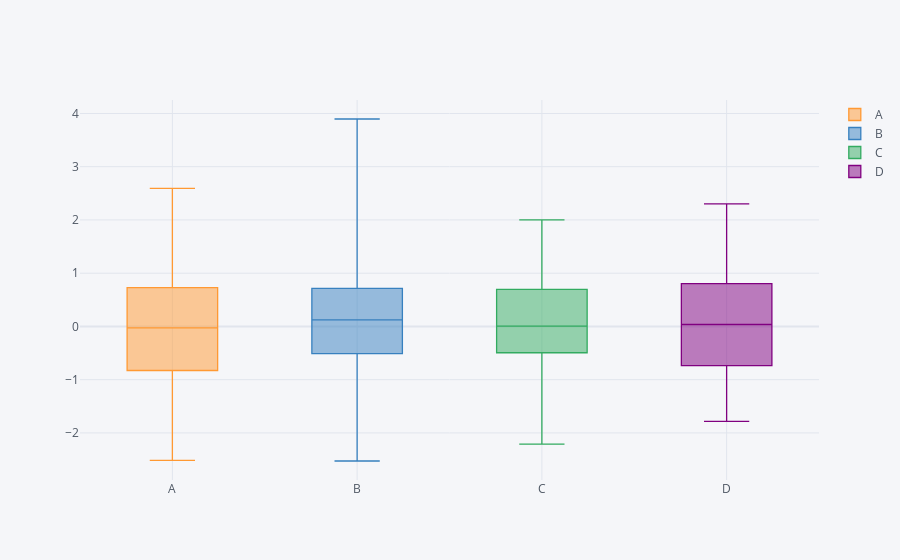

The cell this chart's notebook holds for it:
### Markdown cell above
## Box plot

### Code cell
df1.iplot(kind='box')
